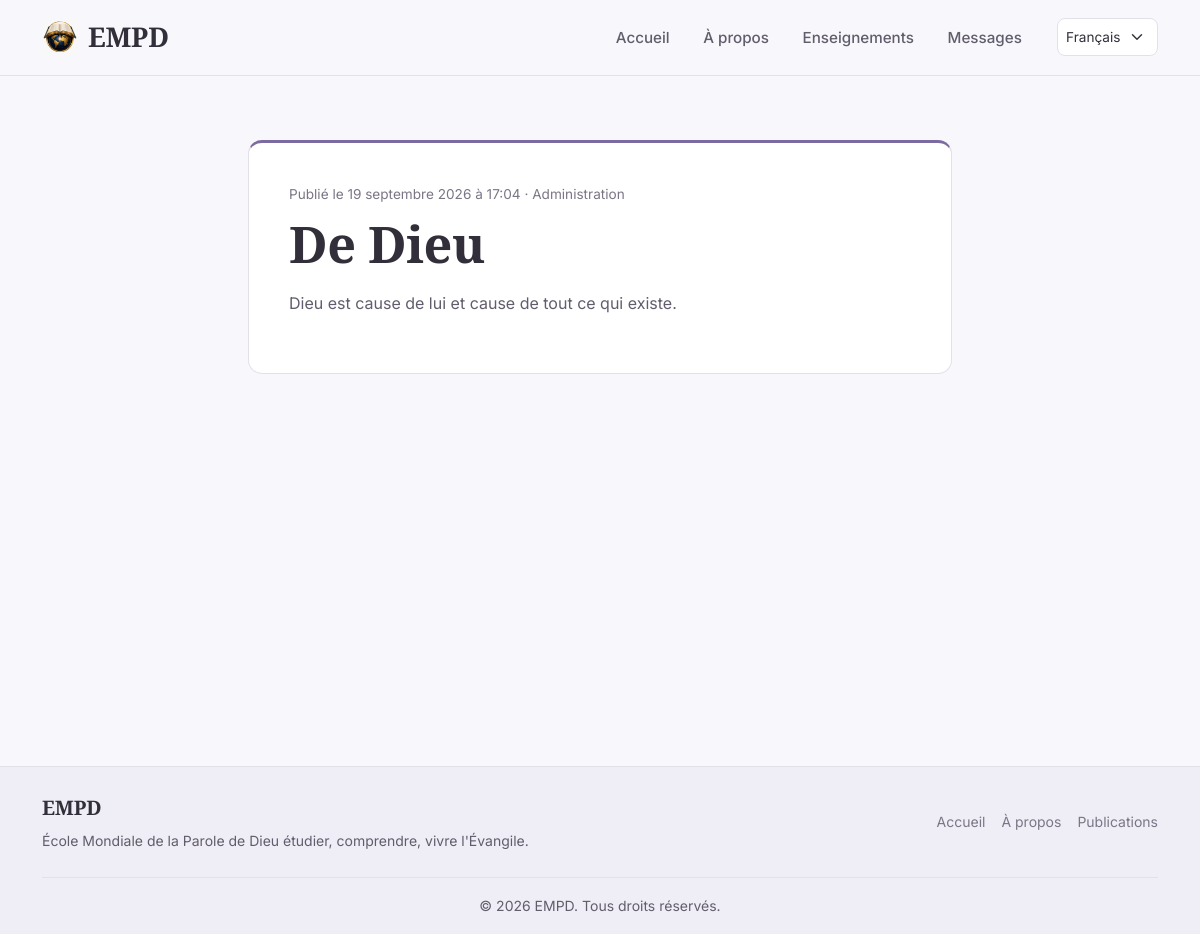
The page /publications/1/ on the database its author committed.
### publications/models.py (models this page shows, shortened)
class Publication(models.Model):
    titre = models.CharField(max_length=200)
    auteur_nom = models.CharField(
        max_length=150, default="Administration", help_text="Nom affiché comme auteur de la publication."
    )
    contenu = models.TextField()
    image = models.ImageField(upload_to="publications/", blank=True, null=True)
    date_creation = models.DateTimeField(auto_now_add=True)
    date_modification = models.DateTimeField(auto_now=True)
    publiee = models.BooleanField(default=True)
    class Meta:
        ordering = ["-date_creation"]

### publications/views.py (the view)
# urls.py: path("<int:pk>/", views.PublicationDetailView.as_view(), name="publication_detail"),
class PublicationDetailView(DetailView):
    model = Publication
    template_name = "publications/publication_detail.html"
    context_object_name = "publication"
    def get_queryset(self):
        return Publication.objects.filter(publiee=True)

### templates/publications/publication_detail.html (shortened to what this page needs)
{% extends "base.html" %}
{% load i18n %}
{% load humanize %}
{% block content %}
<section class="section-empd">
    <div class="content-card">
        <div class="publication-meta">
            {% if publication.auteur_nom %} · {{ publication.auteur_nom }}{% endif %}
        </div>
        <h1 class="mb-3">{{ publication.titre }}</h1>
        <p style="white-space: pre-line;">{{ publication.contenu }}</p>
    </div>
</section>
{% endblock %}

### static/css/style.css (style rules this page uses)
:root { --empd-ivoire: #f8f7fb; --empd-ivoire-soft: #ffffff; --empd-lin: #efedf5; --empd-encre: #322f3a; --empd-encre-douce: #625d6c; --empd-encre-pale: #7b7686; --empd-violet: #7c6ba0; --empd-violet-soft: #ebe6f4; --empd-rose: #c68a9c; --empd-rose-soft: #f6ebee; --empd-sauge: #7f9a7c; --empd-sauge-soft: #ecf2ee; --empd-border: #e3e0ea; --radius-sm: 8px; --radius-md: 14px; --radius-lg: 26px; --radius-arc: 50% 50% 12px 12px / 30% 30% 12px 12px; --transition: 0.25s ease; }
html { scroll-behavior: smooth; scroll-padding-top: 90px; -webkit-text-size-adjust: 100%; }
body { margin: 0; padding: 0; overflow-x: hidden; background-color: var(--empd-ivoire); color: var(--empd-encre); font-family: "Inter", "Segoe UI", Arial, sans-serif; font-size: 16px; line-height: 1.7; -webkit-font-smoothing: antialiased; text-rendering: optimizeLegibility; }
h1, h2, h3, h4, h5, h6, .brand-font, blockquote { font-family: "Cormorant Garamond", "Georgia", serif; color: var(--empd-encre); font-weight: 600; letter-spacing: -0.01em; overflow-wrap: break-word; }
h1 { font-size: clamp(2rem, 4.2vw, 3.4rem); line-height: 1.18; font-weight: 600; }
p { color: var(--empd-encre-douce); max-width: 62ch; overflow-wrap: break-word; }
.section-empd { padding: 4rem 0; }
.publication-meta { color: var(--empd-encre-pale); font-size: 0.85rem; margin-bottom: 0.5rem; }
.content-card { max-width: 44rem; margin: 0 auto; padding: 2.5rem; background-color: var(--empd-ivoire-soft); border: 1px solid var(--empd-border); border-top: 3px solid var(--empd-violet); border-radius: var(--radius-md); }
.content-card p { max-width: none; }

### rows shown on the page
Publication: auteur_nom "Administration", titre "De Dieu", contenu "Dieu est cause de lui et cause de tout ce qui existe."

### other values the page prints
form field language "Français"
